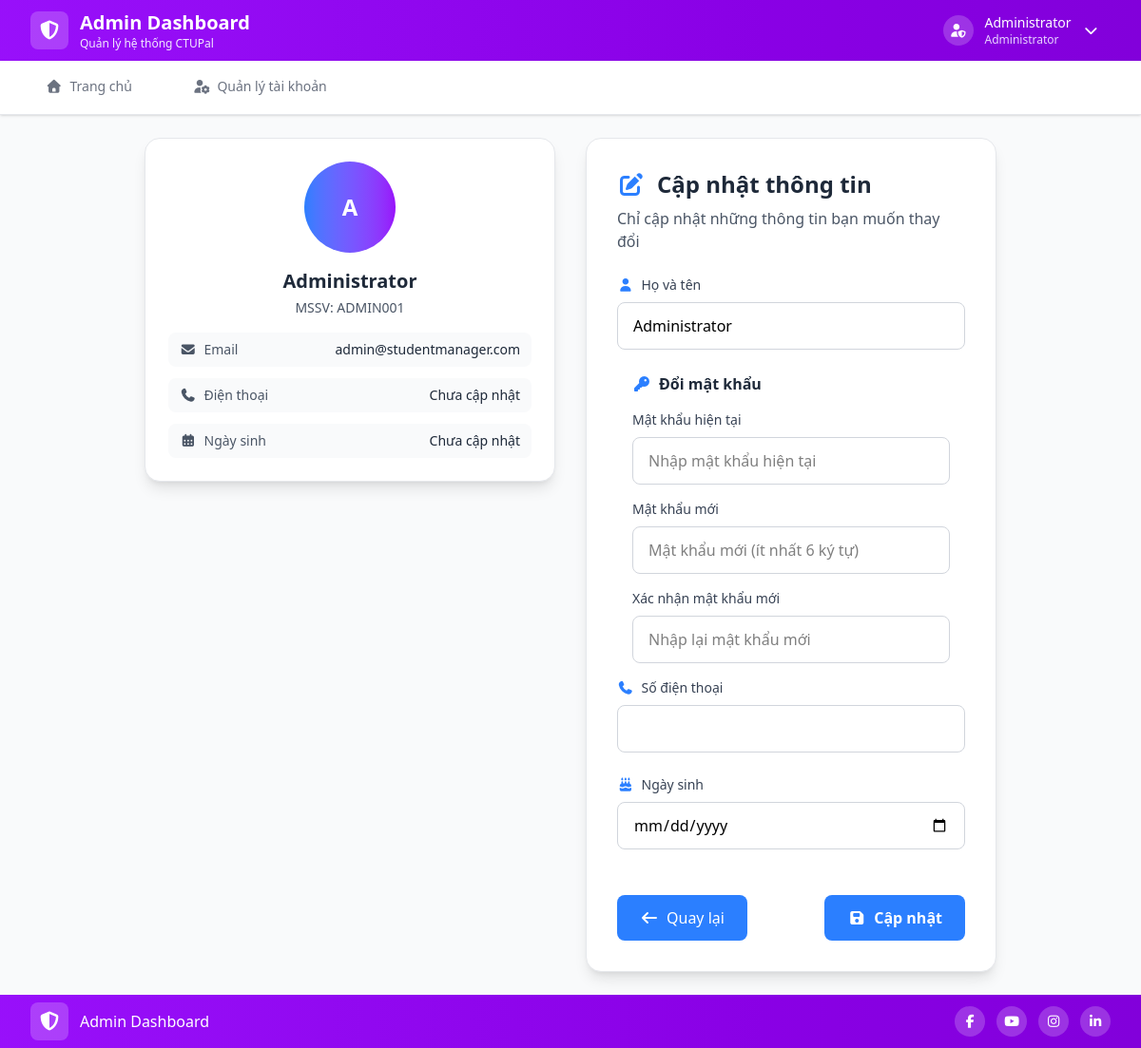
The app's page /profile.php (signed in) with its own data.
### tables this page shows
CREATE TABLE users (
    id INT AUTO_INCREMENT PRIMARY KEY,
    name VARCHAR(255) NOT NULL,
    email VARCHAR(255) UNIQUE NOT NULL,
    mssv VARCHAR(20) UNIQUE NOT NULL,
    phone VARCHAR(10) NULL,
    password VARCHAR(255) NOT NULL,
    birthday DATE NULL,
    role ENUM('user', 'admin') DEFAULT 'user',
    is_active BOOLEAN DEFAULT TRUE,
    google_calendar_id VARCHAR(255) NULL,
    created_at TIMESTAMP DEFAULT CURRENT_TIMESTAMP
);

### config/db.php (called while the page is built, shortened)
<?php
$host = 'localhost';
$dbname = 'student_manager';
$username = 'root';
$password = '';
$charset = 'utf8mb4';
try {
    $dsn = "mysql:host=$host;dbname=$dbname;charset=$charset";
    $pdo = new PDO($dsn, $username, $password);
} catch (Exception $e) {
    error_log("Database connection error: " . $e->getMessage());
    die("Không thể kết nối đến cơ sở dữ liệu. Vui lòng thử lại sau.");
}
function executeQuery($query, $params = [])
{
    global $pdo;
    try {
        $stmt = $pdo->prepare($query);
        $stmt->execute($params);
        return $stmt;
    } catch (PDOException $e) {
        error_log("Query error: " . $e->getMessage());
        throw new Exception("Lỗi truy vấn cơ sở dữ liệu: " . $e->getMessage());
    }
}
function fetchOne($query, $params = [])
{
    $stmt = executeQuery($query, $params);
    return $stmt->fetch();
}

### profile.php (the view, shortened to what this page needs)
<?php
require_once 'config/db.php';
$user_id = $_SESSION['user_id'];
$user = fetchOne("SELECT * FROM users WHERE id = ?", [$user_id]);
include 'includes/header.php';
?>
<div class="max-w-4xl mx-auto">
    <div class="grid grid-cols-1 lg:grid-cols-4 gap-8">
        <div class="lg:col-span-2">
            <div class="bg-white rounded-2xl shadow-lg p-6 border border-gray-200">
                <div class="text-center">
                    <div class="w-24 h-24 bg-gradient-to-r from-blue-500 to-purple-600 rounded-full flex items-center justify-center mx-auto mb-4">
                        <span class="text-2xl font-bold text-white">
                            <?php echo strtoupper(substr($user['name'] ?? 'U', 0, 1)); ?>
                        </span>
                    </div>
                    <h3 class="text-xl font-bold text-gray-800 mb-1"><?php echo htmlspecialchars($user['name'] ?? 'Chưa cập nhật'); ?></h3>
                    <p class="text-gray-600 text-sm mb-4">MSSV: <?php echo htmlspecialchars(strtoupper($user['mssv']) ?? 'N/A'); ?></p>
                    <div class="space-y-3">
                        <div class="flex justify-between items-center py-2 px-3 bg-gray-50 rounded-lg">
                            <span class="text-sm text-gray-600">
                                <i class="fas fa-envelope mr-2"></i>Email
                            </span>
                            <span class="text-sm font-medium text-gray-800">
                                <?php echo htmlspecialchars($user['email']); ?>
                            </span>
                        </div>
                        <div class="flex justify-between items-center py-2 px-3 bg-gray-50 rounded-lg">
                            <span class="text-sm text-gray-600">
                                <i class="fas fa-phone mr-2"></i>Điện thoại
                            </span>
                            <span class="text-sm font-medium text-gray-800">
                                <?php echo $user['phone'] ? htmlspecialchars($user['phone']) : 'Chưa cập nhật'; ?>
                            </span>
                        </div>
                        <div class="flex justify-between items-center py-2 px-3 bg-gray-50 rounded-lg">
                            <span class="text-sm text-gray-600">
                                <i class="fas fa-calendar-alt mr-2"></i>Ngày sinh
                            </span>
                            <span class="text-sm font-medium text-gray-800">
                                <?php echo $user['birthday'] ? date('d/m/Y', strtotime($user['birthday'])) : 'Chưa cập nhật'; ?>
                            </span>
                        </div>
                    </div>
                </div>
            </div>
        </div>
        <div class="lg:col-span-2">
            <div class="bg-white rounded-2xl shadow-lg p-8 border border-gray-200">
                <div class="mb-6">
                    <h2 class="text-2xl font-bold text-gray-800 mb-2 flex items-center">
                        <i class="fas fa-edit mr-3 text-blue-500"></i>
                        Cập nhật thông tin
                    </h2>
                    <p class="text-gray-600">Chỉ cập nhật những thông tin bạn muốn thay đổi</p>
                </div>
                <form method="POST" class="space-y-6" id="profile-form">
                    <div>
                        <label for="name" class="block text-sm font-medium text-gray-700 mb-2">
                            <i class="fas fa-user mr-2 text-blue-500"></i>Họ và tên
                        </label>
                        <input type="text" id="name" name="name" required value="<?php echo htmlspecialchars($user['name'] ?? ''); ?>"
                            class="w-full px-4 py-3 border border-gray-300 rounded-lg focus:ring-2 focus:ring-blue-500 focus:border-transparent focus:outline-none transition-all duration-200"
                            placeholder="Nhập họ và tên đầy đủ">
                    </div>
                    <div class="m-4">
                        <h3 class="font-semibold text-gray-800 mb-4 flex items-center">
                            <i class="fas fa-key mr-2 text-blue-500"></i>
                            Đổi mật khẩu
                        </h3>
                        <div class="mt-4">
                            <label for="current_password" class="block text-sm font-medium text-gray-700 mb-2">
                                Mật khẩu hiện tại
                            </label>
                            <div class="relative">
                                <input type="password"
                                    id="current_password"
                                    name="current_password"
                                    class="w-full px-4 py-3 border border-gray-300 rounded-lg focus:ring-2 focus:ring-blue-500 focus:border-transparent focus:outline-none transition-all duration-200 pr-12"
                                    placeholder="Nhập mật khẩu hiện tại">
                            </div>
                        </div>
                        <div class="mt-4">
                            <label for="new_password" class="block text-sm font-medium text-gray-700 mb-2">
                                Mật khẩu mới
                            </label>
                            <div class="relative">
                                <input type="password"
                                    id="new_password"
                                    name="new_password"
                                    class="w-full px-4 py-3 border border-gray-300 rounded-lg focus:ring-2 focus:ring-blue-500 focus:border-transparent focus:outline-none transition-all duration-200 pr-12"
                                    placeholder="Mật khẩu mới (ít nhất 6 ký tự)">
                            </div>
                        </div>
                        <div class="mt-4">
                            <label for="confirm_password" class="block text-sm font-medium text-gray-700 mb-2">
                                Xác nhận mật khẩu mới
                            </label>
                            <div class="relative">
                                <input type="password"
                                    id="confirm_password"
                                    name="confirm_password"
                                    class="w-full px-4 py-3 border border-gray-300 rounded-lg focus:ring-2 focus:ring-blue-500 focus:border-transparent focus:outline-none transition-all duration-200 pr-12"
                                    placeholder="Nhập lại mật khẩu mới">
                            </div>
                        </div>
                    </div>
                    <div class="mt-4">
                        <label for="phone" class="block text-sm font-medium text-gray-700 mb-2">
                            <i class="fas fa-phone mr-2 text-blue-500"></i>Số điện thoại
                        </label>
                        <input type="tel"
                            id="phone"
                            name="phone"
                            value="<?php echo htmlspecialchars($user['phone'] ?? ''); ?>"
                            class="w-full px-4 py-3 border border-gray-300 rounded-lg focus:ring-2 focus:ring-blue-500 focus:border-transparent focus:outline-none transition-all duration-200">
                    </div>
                    <div>
                        <label for="birthday" class="block text-sm font-medium text-gray-700 mb-2">
                            <i class="fas fa-birthday-cake mr-2 text-blue-500"></i>Ngày sinh
                        </label>
                        <input type="date"
                            id="birthday"
                            name="birthday"
                            value="<?php echo $user['birthday'] ?? ''; ?>"
                            max="<?php echo date('Y-m-d'); ?>"
                            class="w-full px-4 py-3 border border-gray-300 rounded-lg focus:ring-2 focus:ring-blue-500 focus:border-transparent focus:outline-none transition-all duration-200">
                    </div>
                    <div class="flex items-center justify-between pt-6">
                        <a href="index.php" class="bg-blue-500 py-3 px-6 rounded-lg text-white hover:bg-blue-700 transition-all duration-200 transform hover:scale-[1.02] flex items-center space-x-2">
                            <i class="fas fa-arrow-left mr-2"></i>
                            <span>Quay lại</span>
                        </a>
                        <button type="submit"
                            class="bg-blue-500 text-white py-3 px-6 rounded-lg font-semibold hover:bg-blue-700 transition-all duration-200 transform hover:scale-[1.02] flex items-center space-x-2">
                            <i class="fas fa-save"></i>
                            <span>Cập nhật</span>
                        </button>
                    </div>
                </form>
            </div>
        </div>
    </div>
</div>
<?php
include 'includes/footer.php';
?>

### records on screen
users: name "A", name "Administrator", mssv "ADMIN001", email "admin@studentmanager.com"

### other values on screen
$logo_text "Admin Dashboard"
$logo_subtext "Quản lý hệ thống CTUPal"
$display_name "Administrator"
$role_text "Administrator"
$item['text'] "Trang chủ"
$item['text'] "Quản lý tài khoản"
